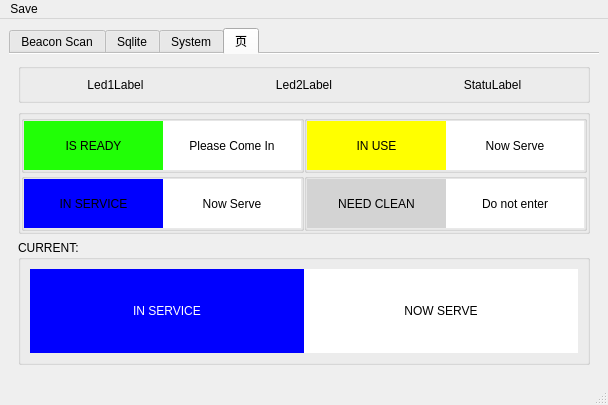
<?xml version="1.0" encoding="UTF-8"?>
<ui version="4.0">
 <class>PiBeacon</class>
 <widget class="QMainWindow" name="PiBeacon">
  <property name="geometry">
   <rect>
    <x>0</x>
    <y>0</y>
    <width>608</width>
    <height>405</height>
   </rect>
  </property>
  <property name="windowTitle">
   <string>PiBeacon</string>
  </property>
  <property name="autoFillBackground">
   <bool>false</bool>
  </property>
  <widget class="QWidget" name="centralwidget">
   <property name="autoFillBackground">
    <bool>false</bool>
   </property>
   <layout class="QVBoxLayout" name="verticalLayout_4">
    <item>
     <widget class="QTabWidget" name="tabs">
      <property name="sizePolicy">
       <sizepolicy hsizetype="Preferred" vsizetype="Expanding">
        <horstretch>1</horstretch>
        <verstretch>1</verstretch>
       </sizepolicy>
      </property>
      <property name="tabPosition">
       <enum>QTabWidget::North</enum>
      </property>
      <property name="tabShape">
       <enum>QTabWidget::Rounded</enum>
      </property>
      <property name="currentIndex">
       <number>3</number>
      </property>
      <property name="elideMode">
       <enum>Qt::ElideMiddle</enum>
      </property>
      <property name="usesScrollButtons">
       <bool>false</bool>
      </property>
      <property name="documentMode">
       <bool>true</bool>
      </property>
      <property name="tabsClosable">
       <bool>false</bool>
      </property>
      <widget class="QWidget" name="tab_5">
       <attribute name="title">
        <string>Beacon Scan</string>
       </attribute>
       <layout class="QVBoxLayout" name="verticalLayout">
        <item>
         <widget class="QGroupBox" name="bcscan">
          <property name="title">
           <string/>
          </property>
          <layout class="QGridLayout" name="gridLayout">
           <item row="0" column="1">
            <widget class="QTableView" name="tableView">
             <property name="maximumSize">
              <size>
               <width>16777215</width>
               <height>16777215</height>
              </size>
             </property>
            </widget>
           </item>
           <item row="3" column="0">
            <widget class="QPushButton" name="bcscanstop">
             <property name="minimumSize">
              <size>
               <width>0</width>
               <height>40</height>
              </size>
             </property>
             <property name="text">
              <string>Stop</string>
             </property>
            </widget>
           </item>
           <item row="3" column="1">
            <widget class="QPushButton" name="bcscanstart">
             <property name="minimumSize">
              <size>
               <width>0</width>
               <height>40</height>
              </size>
             </property>
             <property name="text">
              <string>Scannen</string>
             </property>
            </widget>
           </item>
           <item row="0" column="0">
            <widget class="QTextBrowser" name="bcscanausgabe">
             <property name="html">
              <string>&lt;!DOCTYPE HTML PUBLIC &quot;-//W3C//DTD HTML 4.0//EN&quot; &quot;http://www.w3.org/TR/REC-html40/strict.dtd&quot;&gt;
&lt;html&gt;&lt;head&gt;&lt;meta name=&quot;qrichtext&quot; content=&quot;1&quot; /&gt;&lt;style type=&quot;text/css&quot;&gt;
p, li { white-space: pre-wrap; }
&lt;/style&gt;&lt;/head&gt;&lt;body style=&quot; font-family:'.SF NS Text'; font-size:13pt; font-weight:400; font-style:normal;&quot;&gt;
&lt;p style=&quot;-qt-paragraph-type:empty; margin-top:0px; margin-bottom:0px; margin-left:0px; margin-right:0px; -qt-block-indent:0; text-indent:0px; font-family:'Ubuntu'; font-size:11pt;&quot;&gt;&lt;br /&gt;&lt;/p&gt;&lt;/body&gt;&lt;/html&gt;</string>
             </property>
            </widget>
           </item>
          </layout>
         </widget>
        </item>
       </layout>
      </widget>
      <widget class="QWidget" name="tab_2">
       <property name="enabled">
        <bool>true</bool>
       </property>
       <attribute name="title">
        <string>Sqlite</string>
       </attribute>
       <layout class="QHBoxLayout" name="horizontalLayout_5">
        <item>
         <widget class="QGroupBox" name="groupBox">
          <property name="title">
           <string/>
          </property>
          <layout class="QVBoxLayout" name="verticalLayout_3">
           <item>
            <widget class="QPushButton" name="createTbBtn">
             <property name="minimumSize">
              <size>
               <width>0</width>
               <height>40</height>
              </size>
             </property>
             <property name="text">
              <string>新建表</string>
             </property>
            </widget>
           </item>
           <item>
            <widget class="QPushButton" name="insertTbBtn">
             <property name="minimumSize">
              <size>
               <width>0</width>
               <height>40</height>
              </size>
             </property>
             <property name="text">
              <string>查询数据</string>
             </property>
            </widget>
           </item>
           <item>
            <widget class="QPushButton" name="queryTbBtn">
             <property name="minimumSize">
              <size>
               <width>0</width>
               <height>40</height>
              </size>
             </property>
             <property name="text">
              <string>插入数据</string>
             </property>
            </widget>
           </item>
           <item>
            <spacer name="verticalSpacer">
             <property name="orientation">
              <enum>Qt::Vertical</enum>
             </property>
             <property name="sizeHint" stdset="0">
              <size>
               <width>20</width>
               <height>40</height>
              </size>
             </property>
            </spacer>
           </item>
          </layout>
         </widget>
        </item>
        <item>
         <widget class="QGroupBox" name="groupBox_2">
          <property name="title">
           <string/>
          </property>
          <layout class="QHBoxLayout" name="horizontalLayout_6">
           <item>
            <widget class="QTextEdit" name="textEdit"/>
           </item>
          </layout>
         </widget>
        </item>
       </layout>
      </widget>
      <widget class="QWidget" name="tab">
       <attribute name="title">
        <string>System</string>
       </attribute>
       <layout class="QGridLayout" name="gridLayout_2">
        <item row="1" column="0">
         <widget class="QPushButton" name="getSysBtn">
          <property name="text">
           <string>get System Info</string>
          </property>
         </widget>
        </item>
        <item row="1" column="1">
         <widget class="QPushButton" name="stopGetSysBtn">
          <property name="text">
           <string>stop get SystemInfo</string>
          </property>
         </widget>
        </item>
        <item row="2" column="0" colspan="2">
         <widget class="QLabel" name="sysInfoLbl">
          <property name="text">
           <string>TextLabel</string>
          </property>
          <property name="alignment">
           <set>Qt::AlignLeading|Qt::AlignLeft|Qt::AlignTop</set>
          </property>
          <property name="wordWrap">
           <bool>true</bool>
          </property>
         </widget>
        </item>
       </layout>
      </widget>
      <widget class="QWidget" name="tab_3">
       <attribute name="title">
        <string>页</string>
       </attribute>
       <layout class="QVBoxLayout" name="verticalLayout_2">
        <item>
         <widget class="QGroupBox" name="groupBox_9">
          <property name="sizePolicy">
           <sizepolicy hsizetype="Preferred" vsizetype="Fixed">
            <horstretch>0</horstretch>
            <verstretch>0</verstretch>
           </sizepolicy>
          </property>
          <property name="minimumSize">
           <size>
            <width>0</width>
            <height>40</height>
           </size>
          </property>
          <property name="title">
           <string/>
          </property>
          <layout class="QHBoxLayout" name="horizontalLayout_8">
           <property name="spacing">
            <number>0</number>
           </property>
           <property name="leftMargin">
            <number>0</number>
           </property>
           <property name="topMargin">
            <number>0</number>
           </property>
           <property name="rightMargin">
            <number>0</number>
           </property>
           <property name="bottomMargin">
            <number>0</number>
           </property>
           <item>
            <widget class="QLabel" name="led1Lbl">
             <property name="text">
              <string>Led1Label</string>
             </property>
             <property name="alignment">
              <set>Qt::AlignCenter</set>
             </property>
            </widget>
           </item>
           <item>
            <widget class="QLabel" name="led2Lbl">
             <property name="text">
              <string>Led2Label</string>
             </property>
             <property name="alignment">
              <set>Qt::AlignCenter</set>
             </property>
            </widget>
           </item>
           <item>
            <widget class="QLabel" name="statuLabel">
             <property name="text">
              <string>StatuLabel</string>
             </property>
             <property name="alignment">
              <set>Qt::AlignCenter</set>
             </property>
            </widget>
           </item>
          </layout>
         </widget>
        </item>
        <item>
         <widget class="QGroupBox" name="groupBox_3">
          <property name="sizePolicy">
           <sizepolicy hsizetype="Preferred" vsizetype="Preferred">
            <horstretch>0</horstretch>
            <verstretch>0</verstretch>
           </sizepolicy>
          </property>
          <property name="title">
           <string/>
          </property>
          <layout class="QGridLayout" name="gridLayout_3">
           <property name="leftMargin">
            <number>0</number>
           </property>
           <property name="topMargin">
            <number>0</number>
           </property>
           <property name="rightMargin">
            <number>0</number>
           </property>
           <property name="bottomMargin">
            <number>0</number>
           </property>
           <property name="spacing">
            <number>0</number>
           </property>
           <item row="0" column="0">
            <widget class="QGroupBox" name="groupBox_5">
             <property name="styleSheet">
              <string notr="true">QPushButton { background-color: white; border: none; }\n</string>
             </property>
             <property name="title">
              <string/>
             </property>
             <layout class="QHBoxLayout" name="horizontalLayout">
              <property name="spacing">
               <number>0</number>
              </property>
              <property name="sizeConstraint">
               <enum>QLayout::SetDefaultConstraint</enum>
              </property>
              <property name="leftMargin">
               <number>0</number>
              </property>
              <property name="topMargin">
               <number>0</number>
              </property>
              <property name="rightMargin">
               <number>0</number>
              </property>
              <property name="bottomMargin">
               <number>0</number>
              </property>
              <item>
               <widget class="QPushButton" name="pushButton_3">
                <property name="sizePolicy">
                 <sizepolicy hsizetype="Minimum" vsizetype="Expanding">
                  <horstretch>0</horstretch>
                  <verstretch>0</verstretch>
                 </sizepolicy>
                </property>
                <property name="autoFillBackground">
                 <bool>false</bool>
                </property>
                <property name="styleSheet">
                 <string notr="true">QPushButton { background-color: rgb(33, 255, 6); border: none; }
</string>
                </property>
                <property name="text">
                 <string>IS READY</string>
                </property>
                <property name="autoDefault">
                 <bool>false</bool>
                </property>
                <property name="default">
                 <bool>false</bool>
                </property>
                <property name="flat">
                 <bool>true</bool>
                </property>
               </widget>
              </item>
              <item>
               <widget class="QPushButton" name="pushButton_7">
                <property name="sizePolicy">
                 <sizepolicy hsizetype="Minimum" vsizetype="Expanding">
                  <horstretch>0</horstretch>
                  <verstretch>0</verstretch>
                 </sizepolicy>
                </property>
                <property name="styleSheet">
                 <string notr="true">QPushButton { background-color: white; border: none; }</string>
                </property>
                <property name="text">
                 <string>Please Come In</string>
                </property>
                <property name="flat">
                 <bool>true</bool>
                </property>
               </widget>
              </item>
             </layout>
            </widget>
           </item>
           <item row="0" column="1">
            <widget class="QGroupBox" name="groupBox_7">
             <property name="title">
              <string/>
             </property>
             <layout class="QHBoxLayout" name="horizontalLayout_2">
              <property name="spacing">
               <number>0</number>
              </property>
              <property name="leftMargin">
               <number>0</number>
              </property>
              <property name="topMargin">
               <number>0</number>
              </property>
              <property name="rightMargin">
               <number>0</number>
              </property>
              <property name="bottomMargin">
               <number>0</number>
              </property>
              <item>
               <widget class="QPushButton" name="pushButton">
                <property name="sizePolicy">
                 <sizepolicy hsizetype="Minimum" vsizetype="Expanding">
                  <horstretch>0</horstretch>
                  <verstretch>0</verstretch>
                 </sizepolicy>
                </property>
                <property name="autoFillBackground">
                 <bool>false</bool>
                </property>
                <property name="styleSheet">
                 <string notr="true">QPushButton { background-color: yellow; border: none; }
</string>
                </property>
                <property name="text">
                 <string>IN USE</string>
                </property>
                <property name="flat">
                 <bool>true</bool>
                </property>
               </widget>
              </item>
              <item>
               <widget class="QPushButton" name="pushButton_9">
                <property name="sizePolicy">
                 <sizepolicy hsizetype="Minimum" vsizetype="Expanding">
                  <horstretch>0</horstretch>
                  <verstretch>0</verstretch>
                 </sizepolicy>
                </property>
                <property name="styleSheet">
                 <string notr="true">QPushButton { background-color: white; border: none; }</string>
                </property>
                <property name="text">
                 <string>Now Serve</string>
                </property>
                <property name="flat">
                 <bool>true</bool>
                </property>
               </widget>
              </item>
             </layout>
            </widget>
           </item>
           <item row="1" column="0">
            <widget class="QGroupBox" name="groupBox_6">
             <property name="title">
              <string/>
             </property>
             <layout class="QHBoxLayout" name="horizontalLayout_3">
              <property name="spacing">
               <number>0</number>
              </property>
              <property name="leftMargin">
               <number>0</number>
              </property>
              <property name="topMargin">
               <number>0</number>
              </property>
              <property name="rightMargin">
               <number>0</number>
              </property>
              <property name="bottomMargin">
               <number>0</number>
              </property>
              <item>
               <widget class="QPushButton" name="pushButton_2">
                <property name="sizePolicy">
                 <sizepolicy hsizetype="Minimum" vsizetype="Expanding">
                  <horstretch>0</horstretch>
                  <verstretch>0</verstretch>
                 </sizepolicy>
                </property>
                <property name="autoFillBackground">
                 <bool>false</bool>
                </property>
                <property name="styleSheet">
                 <string notr="true">QPushButton { background-color: blue; border: none; }
</string>
                </property>
                <property name="text">
                 <string>IN SERVICE</string>
                </property>
                <property name="flat">
                 <bool>true</bool>
                </property>
               </widget>
              </item>
              <item>
               <widget class="QPushButton" name="pushButton_8">
                <property name="sizePolicy">
                 <sizepolicy hsizetype="Minimum" vsizetype="Expanding">
                  <horstretch>0</horstretch>
                  <verstretch>0</verstretch>
                 </sizepolicy>
                </property>
                <property name="styleSheet">
                 <string notr="true">QPushButton { background-color: white; border: none; }</string>
                </property>
                <property name="text">
                 <string>Now Serve</string>
                </property>
                <property name="flat">
                 <bool>true</bool>
                </property>
               </widget>
              </item>
             </layout>
            </widget>
           </item>
           <item row="1" column="1">
            <widget class="QGroupBox" name="groupBox_8">
             <property name="title">
              <string/>
             </property>
             <layout class="QHBoxLayout" name="horizontalLayout_4">
              <property name="spacing">
               <number>0</number>
              </property>
              <property name="leftMargin">
               <number>0</number>
              </property>
              <property name="topMargin">
               <number>0</number>
              </property>
              <property name="rightMargin">
               <number>0</number>
              </property>
              <property name="bottomMargin">
               <number>0</number>
              </property>
              <item>
               <widget class="QPushButton" name="pushButton_4">
                <property name="sizePolicy">
                 <sizepolicy hsizetype="Minimum" vsizetype="Expanding">
                  <horstretch>0</horstretch>
                  <verstretch>0</verstretch>
                 </sizepolicy>
                </property>
                <property name="autoFillBackground">
                 <bool>false</bool>
                </property>
                <property name="styleSheet">
                 <string notr="true">QPushButton { background-color: lightgray; border: none; }
</string>
                </property>
                <property name="text">
                 <string>NEED CLEAN</string>
                </property>
                <property name="flat">
                 <bool>true</bool>
                </property>
               </widget>
              </item>
              <item>
               <widget class="QPushButton" name="pushButton_10">
                <property name="sizePolicy">
                 <sizepolicy hsizetype="Minimum" vsizetype="Expanding">
                  <horstretch>0</horstretch>
                  <verstretch>0</verstretch>
                 </sizepolicy>
                </property>
                <property name="styleSheet">
                 <string notr="true">QPushButton { background-color: white; border: none; }</string>
                </property>
                <property name="text">
                 <string>Do not enter</string>
                </property>
                <property name="flat">
                 <bool>true</bool>
                </property>
               </widget>
              </item>
             </layout>
            </widget>
           </item>
          </layout>
         </widget>
        </item>
        <item>
         <widget class="QGroupBox" name="groupBox_4">
          <property name="sizePolicy">
           <sizepolicy hsizetype="Preferred" vsizetype="Expanding">
            <horstretch>0</horstretch>
            <verstretch>0</verstretch>
           </sizepolicy>
          </property>
          <property name="title">
           <string>CURRENT:</string>
          </property>
          <layout class="QHBoxLayout" name="horizontalLayout_7">
           <property name="spacing">
            <number>0</number>
           </property>
           <item>
            <widget class="QPushButton" name="statuLeftBtn">
             <property name="sizePolicy">
              <sizepolicy hsizetype="Minimum" vsizetype="Minimum">
               <horstretch>0</horstretch>
               <verstretch>0</verstretch>
              </sizepolicy>
             </property>
             <property name="autoFillBackground">
              <bool>false</bool>
             </property>
             <property name="styleSheet">
              <string notr="true">QPushButton { background-color: blue; color: white;border: none; }
</string>
             </property>
             <property name="text">
              <string>IN SERVICE</string>
             </property>
             <property name="autoDefault">
              <bool>false</bool>
             </property>
             <property name="default">
              <bool>false</bool>
             </property>
             <property name="flat">
              <bool>true</bool>
             </property>
            </widget>
           </item>
           <item>
            <widget class="QPushButton" name="statuRightBtn">
             <property name="sizePolicy">
              <sizepolicy hsizetype="Minimum" vsizetype="Minimum">
               <horstretch>0</horstretch>
               <verstretch>0</verstretch>
              </sizepolicy>
             </property>
             <property name="autoFillBackground">
              <bool>false</bool>
             </property>
             <property name="styleSheet">
              <string notr="true">QPushButton { background-color: white; border: none; }</string>
             </property>
             <property name="text">
              <string>NOW SERVE</string>
             </property>
             <property name="flat">
              <bool>true</bool>
             </property>
            </widget>
           </item>
          </layout>
         </widget>
        </item>
       </layout>
      </widget>
     </widget>
    </item>
   </layout>
  </widget>
  <widget class="QMenuBar" name="menubar">
   <property name="geometry">
    <rect>
     <x>0</x>
     <y>0</y>
     <width>608</width>
     <height>22</height>
    </rect>
   </property>
   <widget class="QMenu" name="menuSave">
    <property name="title">
     <string>Save</string>
    </property>
    <addaction name="actionSave_as"/>
   </widget>
   <addaction name="menuSave"/>
  </widget>
  <widget class="QStatusBar" name="statusbar"/>
  <action name="actionSave_as">
   <property name="icon">
    <iconset theme="document-save">
     <normaloff>../../../../.designer/backup</normaloff>../../../../.designer/backup</iconset>
   </property>
   <property name="text">
    <string>Save values</string>
   </property>
  </action>
 </widget>
 <resources>
  <include location="../../logos/qtres.qrc"/>
  <include location="../../logos/qtres.qrc"/>
 </resources>
 <connections/>
</ui>
